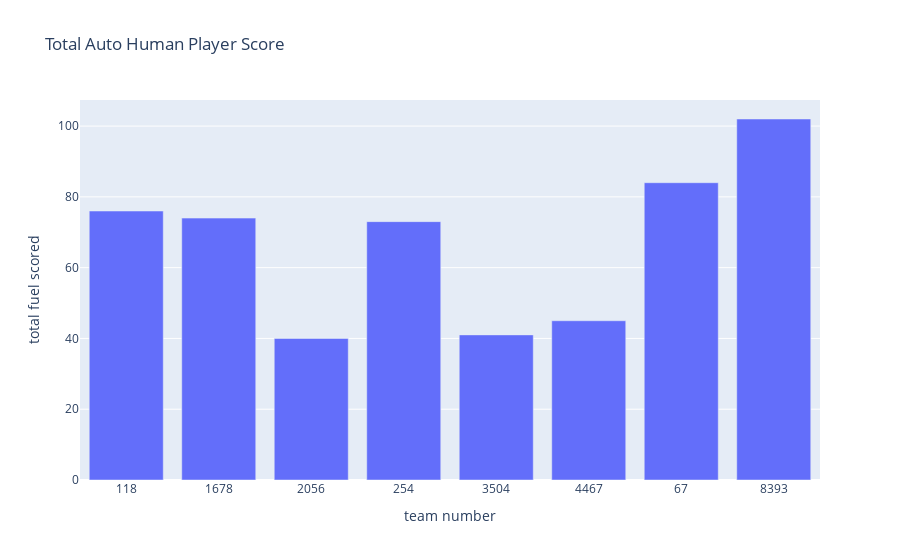

This figure's notebook cell:
### Code cell
auto_hp_fuel_df = scouted_data.groupby("Team Number")["Auto Human Player Score"].sum().reset_index()
fig = px.bar(auto_hp_fuel_df, x="Team Number", y="Auto Human Player Score", title="Total Auto Human Player Score", 
             labels={"Team Number": "team number", "Auto Human Player Score": "total fuel scored"})
fig.show()

### Figure 1 — Plotly figure (JSON) as saved in the notebook; plotly's stock layout.template omitted (floating-point values rounded to 4 significant figures)
{"data": [{"hovertemplate": "team number=%{x}<br>total fuel scored=%{y}<extra></extra>", "legendgroup": "", "marker": {"color": "#636efa", "pattern": {"shape": ""}}, "name": "", "orientation": "v", "showlegend": false, "textposition": "auto", "type": "bar", "x": ["118", "1678", "2056", "254", "3504", "4467", "67", "8393"], "xaxis": "x", "y": [76, 74, 40, 73, 41, 45, 84, 102], "yaxis": "y"}], "layout": {"barmode": "relative", "legend": {"tracegroupgap": 0}, "title": {"text": "Total Auto Human Player Score"}, "xaxis": {"anchor": "y", "domain": [0, 1], "title": {"text": "team number"}}, "yaxis": {"anchor": "x", "domain": [0, 1], "title": {"text": "total fuel scored"}}}}
